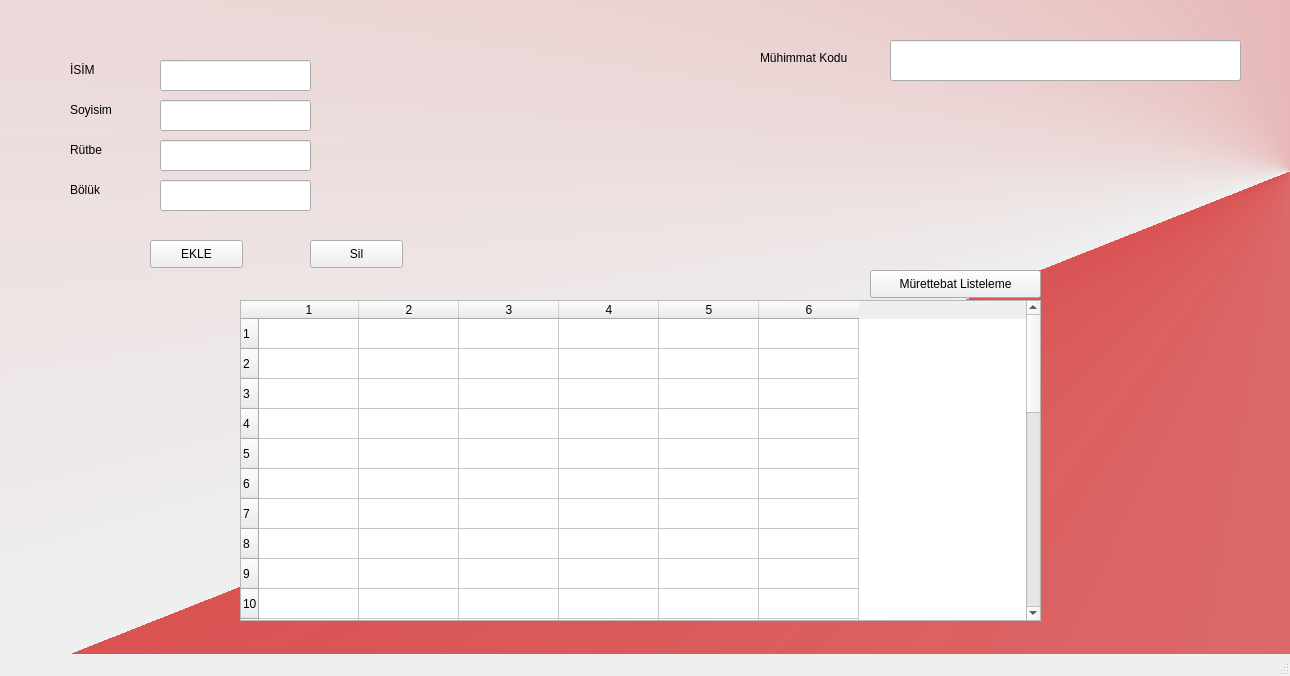
<?xml version="1.0" encoding="UTF-8"?>
<ui version="4.0">
 <class>MainWindow</class>
 <widget class="QMainWindow" name="MainWindow">
  <property name="geometry">
   <rect>
    <x>0</x>
    <y>0</y>
    <width>1290</width>
    <height>676</height>
   </rect>
  </property>
  <property name="windowTitle">
   <string>MainWindow</string>
  </property>
  <property name="styleSheet">
   <string notr="true">#centralwidget{
background-color: qconicalgradient(cx:1, cy:0.262, angle:218.5, stop:0 rgba(206, 0, 0, 166), stop:1 rgba(0, 0, 0, 0));
}</string>
  </property>
  <widget class="QWidget" name="centralwidget">
   <widget class="QTableWidget" name="tableWidget">
    <property name="geometry">
     <rect>
      <x>240</x>
      <y>300</y>
      <width>801</width>
      <height>321</height>
     </rect>
    </property>
    <property name="rowCount">
     <number>30</number>
    </property>
    <property name="columnCount">
     <number>6</number>
    </property>
    <row/>
    <row/>
    <row/>
    <row/>
    <row/>
    <row/>
    <row/>
    <row/>
    <row/>
    <row/>
    <row/>
    <row/>
    <row/>
    <row/>
    <row/>
    <row/>
    <row/>
    <row/>
    <row/>
    <row/>
    <row/>
    <row/>
    <row/>
    <row/>
    <row/>
    <row/>
    <row/>
    <row/>
    <row/>
    <row/>
    <column/>
    <column/>
    <column/>
    <column/>
    <column/>
    <column/>
   </widget>
   <widget class="QPushButton" name="btnListele">
    <property name="geometry">
     <rect>
      <x>870</x>
      <y>270</y>
      <width>171</width>
      <height>28</height>
     </rect>
    </property>
    <property name="text">
     <string>Mürettebat Listeleme</string>
    </property>
   </widget>
   <widget class="QLineEdit" name="lneName">
    <property name="geometry">
     <rect>
      <x>160</x>
      <y>60</y>
      <width>151</width>
      <height>31</height>
     </rect>
    </property>
   </widget>
   <widget class="QLineEdit" name="lneSoyisim">
    <property name="geometry">
     <rect>
      <x>160</x>
      <y>100</y>
      <width>151</width>
      <height>31</height>
     </rect>
    </property>
   </widget>
   <widget class="QLineEdit" name="lneRutbe">
    <property name="geometry">
     <rect>
      <x>160</x>
      <y>140</y>
      <width>151</width>
      <height>31</height>
     </rect>
    </property>
   </widget>
   <widget class="QLineEdit" name="lneBoluk">
    <property name="geometry">
     <rect>
      <x>160</x>
      <y>180</y>
      <width>151</width>
      <height>31</height>
     </rect>
    </property>
   </widget>
   <widget class="QLabel" name="label">
    <property name="geometry">
     <rect>
      <x>70</x>
      <y>50</y>
      <width>91</width>
      <height>40</height>
     </rect>
    </property>
    <property name="text">
     <string>İSİM</string>
    </property>
   </widget>
   <widget class="QLabel" name="label_2">
    <property name="geometry">
     <rect>
      <x>70</x>
      <y>90</y>
      <width>91</width>
      <height>40</height>
     </rect>
    </property>
    <property name="text">
     <string>Soyisim</string>
    </property>
   </widget>
   <widget class="QLabel" name="label_3">
    <property name="geometry">
     <rect>
      <x>70</x>
      <y>130</y>
      <width>91</width>
      <height>40</height>
     </rect>
    </property>
    <property name="text">
     <string>Rütbe</string>
    </property>
   </widget>
   <widget class="QLabel" name="label_4">
    <property name="geometry">
     <rect>
      <x>70</x>
      <y>170</y>
      <width>91</width>
      <height>40</height>
     </rect>
    </property>
    <property name="text">
     <string>Bölük</string>
    </property>
   </widget>
   <widget class="QPushButton" name="btnEkle">
    <property name="geometry">
     <rect>
      <x>150</x>
      <y>240</y>
      <width>93</width>
      <height>28</height>
     </rect>
    </property>
    <property name="text">
     <string>EKLE</string>
    </property>
   </widget>
   <widget class="QPushButton" name="btnSil">
    <property name="geometry">
     <rect>
      <x>310</x>
      <y>240</y>
      <width>93</width>
      <height>28</height>
     </rect>
    </property>
    <property name="text">
     <string>Sil</string>
    </property>
   </widget>
   <widget class="QLabel" name="label_5">
    <property name="geometry">
     <rect>
      <x>760</x>
      <y>50</y>
      <width>111</width>
      <height>16</height>
     </rect>
    </property>
    <property name="text">
     <string>Mühimmat Kodu</string>
    </property>
   </widget>
   <widget class="QLineEdit" name="lneWrite">
    <property name="geometry">
     <rect>
      <x>890</x>
      <y>40</y>
      <width>351</width>
      <height>41</height>
     </rect>
    </property>
   </widget>
  </widget>
  <widget class="QMenuBar" name="menubar">
   <property name="geometry">
    <rect>
     <x>0</x>
     <y>0</y>
     <width>1290</width>
     <height>26</height>
    </rect>
   </property>
  </widget>
  <widget class="QStatusBar" name="statusbar"/>
 </widget>
 <resources/>
 <connections/>
</ui>
